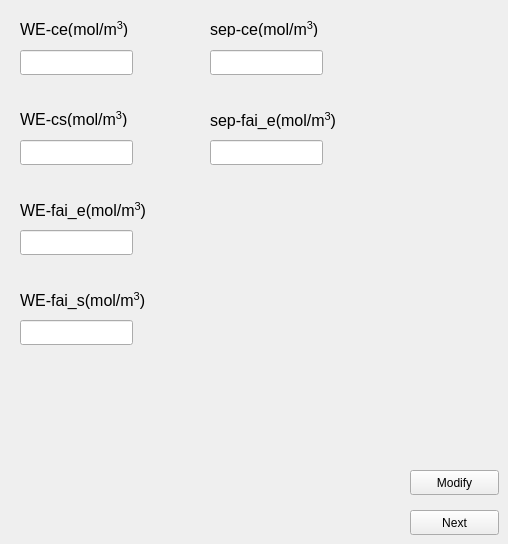
   <widget class="QWidget" name="tab_3">
    <attribute name="title">
     <string>Initial condition-&gt;</string>
    </attribute>
    <widget class="QLabel" name="label_21">
     <property name="geometry">
      <rect>
       <x>20</x>
       <y>20</y>
       <width>181</width>
       <height>17</height>
      </rect>
     </property>
     <property name="font">
      <font>
       <pointsize>12</pointsize>
      </font>
     </property>
     <property name="text">
      <string>&lt;html&gt;&lt;head/&gt;&lt;body&gt;&lt;p&gt;WE-ce(mol/m&lt;span style=&quot; vertical-align:super;&quot;&gt;3&lt;/span&gt;)&lt;/p&gt;&lt;/body&gt;&lt;/html&gt;</string>
     </property>
    </widget>
    <widget class="QLineEdit" name="WE_ce_lineEdit">
     <property name="geometry">
      <rect>
       <x>20</x>
       <y>50</y>
       <width>113</width>
       <height>25</height>
      </rect>
     </property>
    </widget>
    <widget class="QPushButton" name="change_boundary_button">
     <property name="geometry">
      <rect>
       <x>410</x>
       <y>470</y>
       <width>89</width>
       <height>25</height>
      </rect>
     </property>
     <property name="text">
      <string>Modify</string>
     </property>
    </widget>
    <widget class="QPushButton" name="run_boundary_button">
     <property name="geometry">
      <rect>
       <x>410</x>
       <y>510</y>
       <width>89</width>
       <height>25</height>
      </rect>
     </property>
     <property name="text">
      <string>Next</string>
     </property>
    </widget>
    <widget class="QLabel" name="label_39">
     <property name="geometry">
      <rect>
       <x>20</x>
       <y>110</y>
       <width>181</width>
       <height>17</height>
      </rect>
     </property>
     <property name="font">
      <font>
       <pointsize>12</pointsize>
      </font>
     </property>
     <property name="text">
      <string>&lt;html&gt;&lt;head/&gt;&lt;body&gt;&lt;p&gt;WE-cs(mol/m&lt;span style=&quot; vertical-align:super;&quot;&gt;3&lt;/span&gt;)&lt;/p&gt;&lt;/body&gt;&lt;/html&gt;</string>
     </property>
    </widget>
    <widget class="QLineEdit" name="WE_cs_lineEdit">
     <property name="geometry">
      <rect>
       <x>20</x>
       <y>140</y>
       <width>113</width>
       <height>25</height>
      </rect>
     </property>
    </widget>
    <widget class="QLineEdit" name="WE_faie_lineEdit">
     <property name="geometry">
      <rect>
       <x>20</x>
       <y>230</y>
       <width>113</width>
       <height>25</height>
      </rect>
     </property>
    </widget>
    <widget class="QLabel" name="label_40">
     <property name="geometry">
      <rect>
       <x>20</x>
       <y>200</y>
       <width>211</width>
       <height>21</height>
      </rect>
     </property>
     <property name="font">
      <font>
       <pointsize>12</pointsize>
      </font>
     </property>
     <property name="text">
      <string>&lt;html&gt;&lt;head/&gt;&lt;body&gt;&lt;p&gt;WE-fai_e(mol/m&lt;span style=&quot; vertical-align:super;&quot;&gt;3&lt;/span&gt;)&lt;/p&gt;&lt;/body&gt;&lt;/html&gt;</string>
     </property>
    </widget>
    <widget class="QLineEdit" name="WE_fais_lineEdit">
     <property name="geometry">
      <rect>
       <x>20</x>
       <y>320</y>
       <width>113</width>
       <height>25</height>
      </rect>
     </property>
    </widget>
    <widget class="QLabel" name="label_41">
     <property name="geometry">
      <rect>
       <x>20</x>
       <y>290</y>
       <width>211</width>
       <height>21</height>
      </rect>
     </property>
     <property name="font">
      <font>
       <pointsize>12</pointsize>
      </font>
     </property>
     <property name="text">
      <string>&lt;html&gt;&lt;head/&gt;&lt;body&gt;&lt;p&gt;WE-fai_s(mol/m&lt;span style=&quot; vertical-align:super;&quot;&gt;3&lt;/span&gt;)&lt;/p&gt;&lt;/body&gt;&lt;/html&gt;</string>
     </property>
    </widget>
    <widget class="QLineEdit" name="sep_ce_lineEdit">
     <property name="geometry">
      <rect>
       <x>210</x>
       <y>50</y>
       <width>113</width>
       <height>25</height>
      </rect>
     </property>
    </widget>
    <widget class="QLabel" name="label_42">
     <property name="geometry">
      <rect>
       <x>210</x>
       <y>20</y>
       <width>211</width>
       <height>17</height>
      </rect>
     </property>
     <property name="font">
      <font>
       <pointsize>12</pointsize>
      </font>
     </property>
     <property name="text">
      <string>&lt;html&gt;&lt;head/&gt;&lt;body&gt;&lt;p&gt;sep-ce(mol/m&lt;span style=&quot; vertical-align:super;&quot;&gt;3&lt;/span&gt;)&lt;/p&gt;&lt;/body&gt;&lt;/html&gt;</string>
     </property>
    </widget>
    <widget class="QLineEdit" name="sep_faie_lineEdit">
     <property name="geometry">
      <rect>
       <x>210</x>
       <y>140</y>
       <width>113</width>
       <height>25</height>
      </rect>
     </property>
    </widget>
    <widget class="QLabel" name="label_43">
     <property name="geometry">
      <rect>
       <x>210</x>
       <y>110</y>
       <width>211</width>
       <height>21</height>
      </rect>
     </property>
     <property name="font">
      <font>
       <pointsize>12</pointsize>
      </font>
     </property>
     <property name="text">
      <string>&lt;html&gt;&lt;head/&gt;&lt;body&gt;&lt;p&gt;sep-fai_e(mol/m&lt;span style=&quot; vertical-align:super;&quot;&gt;3&lt;/span&gt;)&lt;/p&gt;&lt;/body&gt;&lt;/html&gt;</string>
     </property>
    </widget>
   </widget>
